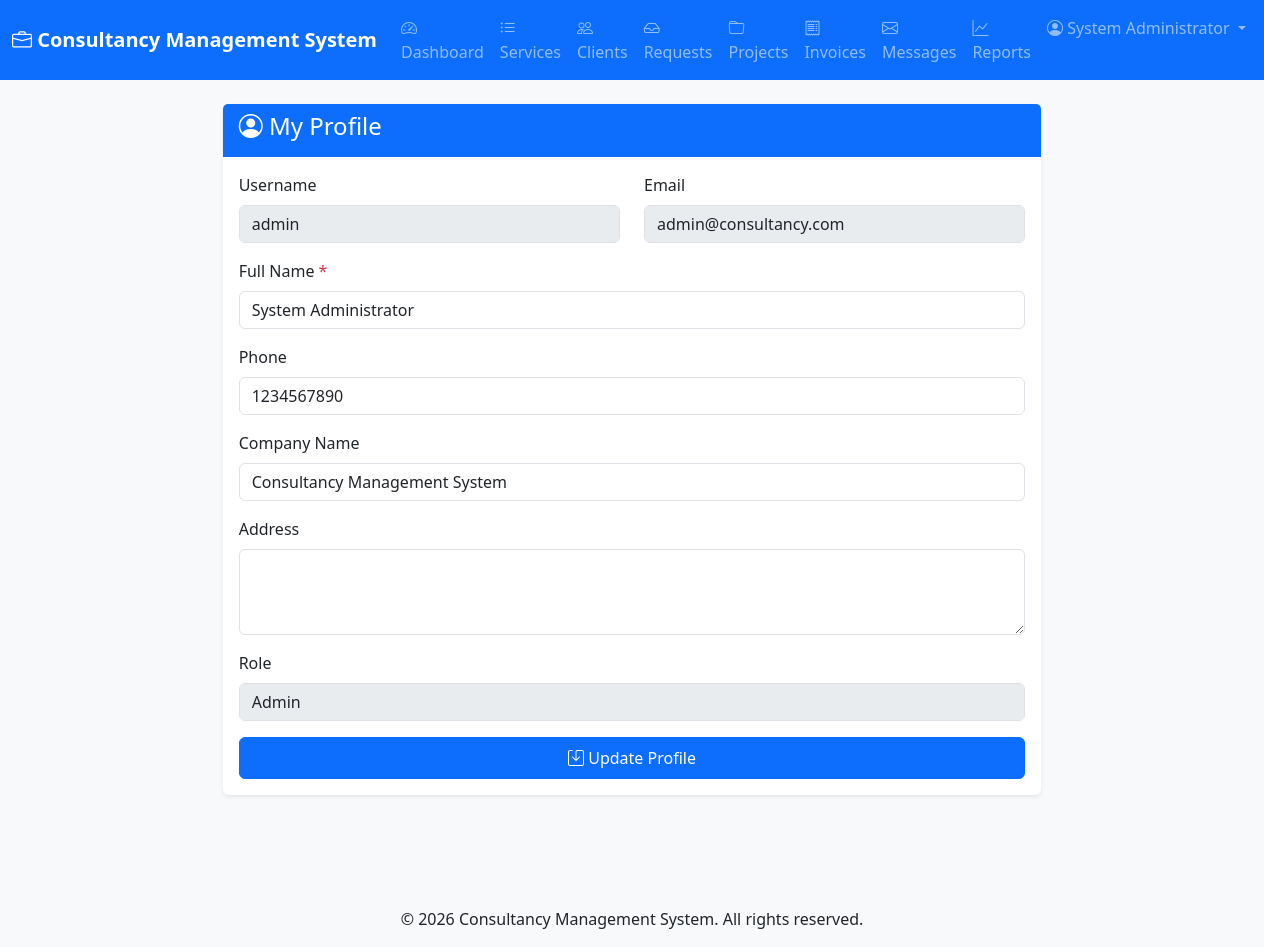
The page /auth/profile.php (signed in) on the database its author committed.
### tables this page shows
CREATE TABLE users (
    id INT PRIMARY KEY AUTO_INCREMENT,
    username VARCHAR(50) UNIQUE NOT NULL,
    email VARCHAR(100) UNIQUE NOT NULL,
    password VARCHAR(255) NOT NULL,
    full_name VARCHAR(100) NOT NULL,
    role ENUM('admin', 'client') NOT NULL DEFAULT 'client',
    phone VARCHAR(20),
    company_name VARCHAR(100),
    address TEXT,
    created_at TIMESTAMP DEFAULT CURRENT_TIMESTAMP,
    status ENUM('active', 'inactive') DEFAULT 'active'
);

### config/session.php (called while the page is built, shortened)
<?php
function getCurrentUserId() {
    return $_SESSION['user_id'] ?? null;
}
?>

### auth/profile.php (the view, shortened to what this page needs)
<?php
$conn = getDBConnection();
$user_id = getCurrentUserId();
$stmt = $conn->prepare("SELECT * FROM users WHERE id = ?");
$stmt->bind_param("i", $user_id);
$stmt->execute();
$user = $stmt->get_result()->fetch_assoc();
include __DIR__ . '/../includes/header.php';
?>
<div class="row">
    <div class="col-md-8 mx-auto">
        <div class="card">
            <div class="card-header">
                <h4><i class="bi bi-person-circle"></i> My Profile</h4>
            </div>
            <div class="card-body">
                <form method="POST" action="">
                    <div class="row">
                        <div class="col-md-6 mb-3">
                            <label class="form-label">Username</label>
                            <input type="text" class="form-control" value="<?php echo htmlspecialchars($user['username']); ?>" disabled>
                        </div>
                        <div class="col-md-6 mb-3">
                            <label class="form-label">Email</label>
                            <input type="email" class="form-control" value="<?php echo htmlspecialchars($user['email']); ?>" disabled>
                        </div>
                    </div>
                    <div class="mb-3">
                        <label for="full_name" class="form-label">Full Name <span class="text-danger">*</span></label>
                        <input type="text" class="form-control" id="full_name" name="full_name" value="<?php echo htmlspecialchars($user['full_name']); ?>" required>
                    </div>
                    <div class="mb-3">
                        <label for="phone" class="form-label">Phone</label>
                        <input type="text" class="form-control" id="phone" name="phone" value="<?php echo htmlspecialchars($user['phone'] ?? ''); ?>">
                    </div>
                    <div class="mb-3">
                        <label for="company_name" class="form-label">Company Name</label>
                        <input type="text" class="form-control" id="company_name" name="company_name" value="<?php echo htmlspecialchars($user['company_name'] ?? ''); ?>">
                    </div>
                    <div class="mb-3">
                        <label for="address" class="form-label">Address</label>
                        <textarea class="form-control" id="address" name="address" rows="3"><?php echo htmlspecialchars($user['address'] ?? ''); ?></textarea>
                    </div>
                    <div class="mb-3">
                        <label class="form-label">Role</label>
                        <input type="text" class="form-control" value="<?php echo ucfirst($user['role']); ?>" disabled>
                    </div>
                    <div class="d-grid">
                        <button type="submit" class="btn btn-primary">
                            <i class="bi bi-save"></i> Update Profile
                        </button>
                    </div>
                </form>
            </div>
        </div>
    </div>
</div>
<?php include __DIR__ . '/../includes/footer.php'; ?>

### assets/css/style.css (style rules this page uses)
:root { --primary-color: #0d6efd; --secondary-color: #6c757d; --success-color: #198754; --danger-color: #dc3545; --warning-color: #ffc107; --info-color: #0dcaf0; }
body { font-family: 'Segoe UI', Tahoma, Geneva, Verdana, sans-serif; background-color: #f8f9fa; min-height: 100vh; display: flex; flex-direction: column; }
.card { border: none; box-shadow: 0 0.125rem 0.25rem rgba(0, 0, 0, 0.075); margin-bottom: 1.5rem; transition: transform 0.2s, box-shadow 0.2s; }
.card-header { background-color: var(--primary-color); color: white; font-weight: 600; border-bottom: none; }
.btn { border-radius: 0.375rem; padding: 0.5rem 1rem; font-weight: 500; }

### rows shown on the page
users: username "admin", email "admin@consultancy.com", full_name "System Administrator", phone "1234567890", company_name "Consultancy Management System", role "Admin"

### other values the page prints
APP_NAME "Consultancy Management System"
$_SESSION['full_name'] "System Administrator"
